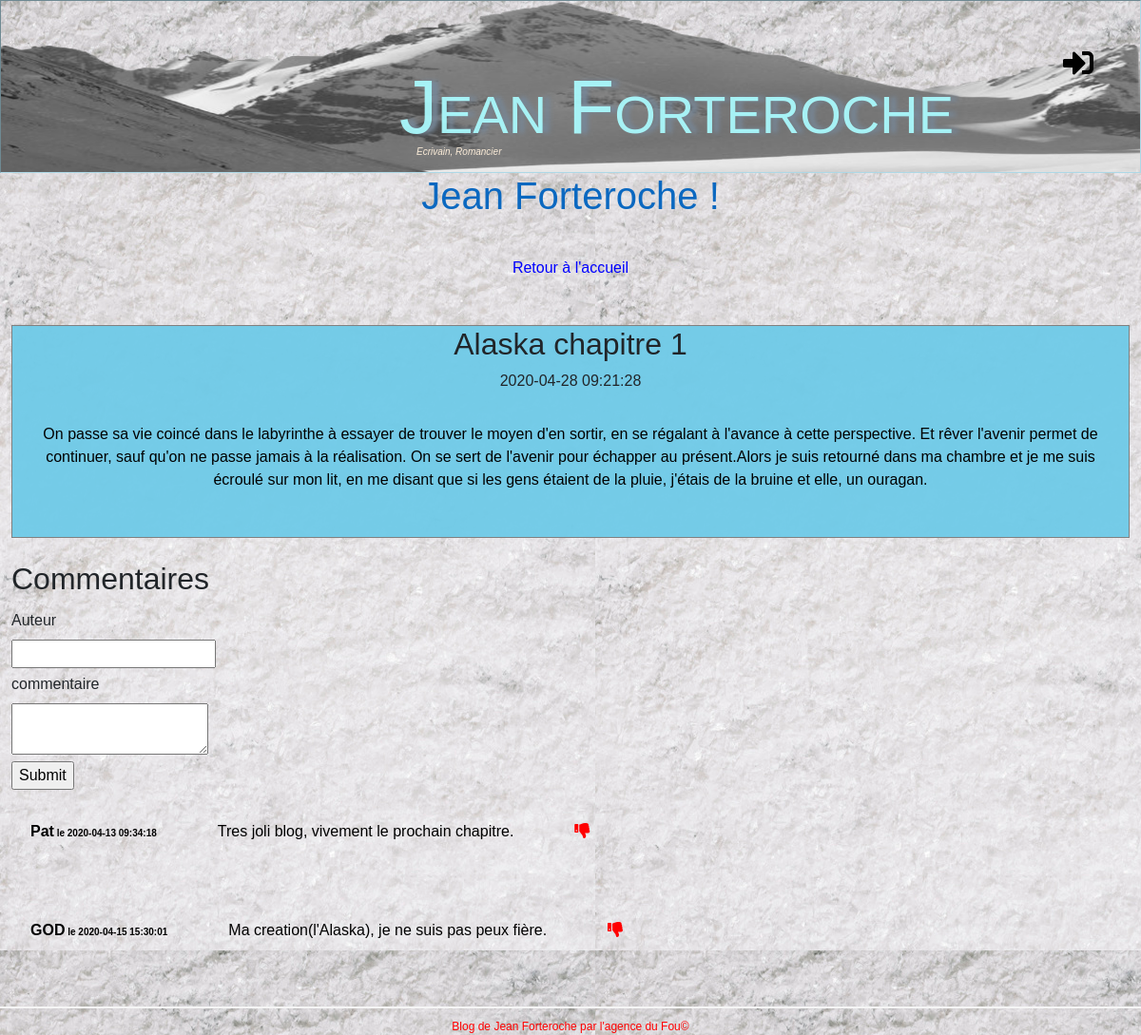
Page /?action=chapitre&id=1 on the committed database.
### tables this page shows
CREATE TABLE `chapitre` (
  `id` int(11) NOT NULL,
  `titre` varchar(255) NOT NULL,
  `contenu` text NOT NULL,
  `date_creation` datetime NOT NULL,
  `publication` tinyint(1) NOT NULL DEFAULT '0'
);

CREATE TABLE `commentaire` (
  `id` int(11) NOT NULL,
  `pseudo` varchar(255) NOT NULL,
  `contenu_commentaire` text NOT NULL,
  `signaler` tinyint(1) NOT NULL DEFAULT '0',
  `date_commentaire` datetime NOT NULL,
  `id_chapitre` int(11) NOT NULL
);

### src/Model/ChapitreManager.php (called while the page is built, shortened)
<?php
require_once 'Database.php';
class ChapitreManager
{
   private $bdd;
    public function __construct()
    {
        $this->bdd = new Database();
    }
    public function getUnique($id)
    {
        $req = $this->bdd->getBdd()->prepare('SELECT id, titre, contenu, publication, date_creation FROM chapitre WHERE id = :id');
        $req->bindValue(':id', $id, PDO::PARAM_INT);
        $req->execute();
        $result = $req->fetch( PDO::FETCH_OBJ);
        return $result;
    }
}

### src/Model/Database.php (called while the page is built)
<?php
class Database
{
    private $bdd;
    public function __construct()
    {
        try {
         $this->bdd = new PDO('mysql:host=localhost;dbname=BDD_jean_forteroche;charset=utf8', 'root', 'root', array(PDO::ATTR_ERRMODE => PDO::ERRMODE_EXCEPTION));
        } catch (Exception $e) {
            $this->bdd = null;
        }
    }
    public function getBdd()
    {
        return $this->bdd;
    }
}

### src/Model/CommentaireManager.php (called while the page is built, shortened)
<?php
require_once('Database.php');
class CommentaireManager
{
   private $bdd;
    public function __construct()
    {
        $this->bdd = new Database();
    }
    public function findAll($id)
    {
        $req = $this->bdd->getBdd()->prepare('SELECT id, id_chapitre, contenu_commentaire, pseudo, signaler,date_commentaire FROM commentaire WHERE id_chapitre = :id');
        $req->bindValue(':id', $id);
        $req->execute();
        $resultat= $req->fetchAll();
        return $resultat;
    }
}

### Templates/Frontend/chapitre.php (the view)
<h1>Jean Forteroche !</h1>
        <p><a href="index.php">Retour à l'accueil</a></p>
        <article class="aperçu_chapitre">
           <h2>
               <?= $chapitre->titre;?>
           </h2>
           <span>
           <?= $chapitre->date_creation;?>
           </span>
           <div>
               <p>
               <?= $chapitre->contenu;?>
               </p>
           </div>
        </article>
        <h2 id="commentairetitre">Commentaires</h2>
        <form class="form_commentaire" id="newcomment" action="listechapitre.php?action=add($commentaire)&amp;id=?" method="post">
      <div>
          <label for="pseudo">Auteur</label>
          <input type="text" id="pseudo" name="pseudo" />
      </div>
      <div>
          <label for="contenu_commentaire">commentaire</label>
          <textarea id="contenu_commentaire" name="contenu_commentaire"></textarea>
      </div>
      <div>
          <input type="submit" />
      </div>
  </form>
        <?php
        foreach ($commentaires AS $commentaire) {
            ?>
            <div class="com">
                <p><strong><?php echo htmlspecialchars($commentaire['pseudo']); ?></strong><strong id="datecom"> le <?php echo $commentaire['date_commentaire']; ?></strong></p>
                <p><?php echo nl2br(htmlspecialchars($commentaire['contenu_commentaire'])); ?></p>
                <p><i type="submit" class="signalercom fas fa-thumbs-down"></i></p>
                <br />
            </div>
        <?php
        }
        ?>

### index.php (shortened to what this page needs)
<?php
require_once 'src/Controller/ChapitreController.php';
if(isset($_GET['action']))
{
    switch($_GET['action'])
    {
        case 'chapitre':
            $id = 1;
            if(isset($_GET['id']))
            {
                $id = $_GET['id'];
            }
            chapitreAction($id);
        break;
    }
}
else
{
    homePageAction();
}

### src/Controller/ChapitreController.php (shortened to what this page needs)
<?php
require_once 'src/Model/ChapitreManager.php';
require_once 'src/Model/CommentaireManager.php';
function chapitreAction($id)
{
    $chapitreManager    = new ChapitreManager();
    $chapitre           = false;
    $commentaireManager = new CommentaireManager();
    if(isset($id))
    {
        $id             = (int)$id;
        $chapitre       = $chapitreManager->getUnique($id);
        $commentaires   = $commentaireManager->findAll($id);
    }
    if (is_object($chapitre)) {
        include_once __DIR__.'/../../Templates/Frontend/index.php';
    } else
    {
        header('location:404.php');
        exit;
    }
}

### Templates/Frontend/index.php (shortened to what this page needs)
<!DOCTYPE html>
<html lang="fr">
    <head>
            <link rel=" stylesheet" href="https://stackpath.bootstrapcdn.com/bootstrap/4.4.1/css/bootstrap.min.css"
>
            <link rel="stylesheet" href="https://use.fontawesome.com/releases/v5.6.3/css/all.css"
>
        <link rel="stylesheet" href="public/css/style.css">
    </head>
    <body>
        <header>
            <?php require_once 'Templates/Frontend/header.php';?>
        </header>
        <section>
            <?php require_once __DIR__.'/'.$page['page'].'.php';?>
        </section>
         <footer>
             <?php require_once 'Templates/Frontend/footer.php';?>
        </footer>
    </body>
</html>

### Templates/Frontend/header.php
<div id="doite">
    <H1 id="titreh1"> Jean Forteroche</H1>
    <a id="pro">Ecrivain, Romancier</a>
</div>
<div>
    <a href="?action=connexion"><i class="fas fa-sign-in-alt"></i></a>
</div>
<img id="imgheader" src="public/images/header.png">

### Templates/Frontend/footer.php
Blog de Jean Forteroche par l'agence du Fou©

### public/css/style.css (style rules this page uses)
body { background: lightslategray url("../images/snowBG.jpg") repeat fixed 0 0; font-family: 'Lucida Sans', 'Lucida Sans Regular', 'Lucida Grande', 'Lucida Sans Unicode', Geneva, Verdana, sans-serif; }
h1, h3 { text-align:center; }
h1 { color: rgb(11, 104, 192); text-align: center; }
.aperçu_chapitre p { margin-top:0px; }
.aperçu_chapitre { display: inline-block; text-align: center; background-color:rgba(112, 202, 232, 0.961); margin-left: 1%; margin-right: 1%; border: 1px grey solid; margin-bottom: 1%; }
#commentairetitre { padding-top: 1%; margin-left: 1%; }
.com { display: flex; flex-direction: row; }
a { text-decoration: none; color: blue; }
p { color: black; text-align: center; padding: 2rem; }
header { display: flex; justify-content: space-between; border: 1px lightblue inset; }
#imgheader { max-width: 100%; }
#titreh1 { position: absolute; z-index: 2; left: 35%; right: auto; top: 6%; bottom: auto; color: rgba(169, 249, 252, 0.945); text-shadow: 7px 0px 5px lightslategrey ; font-size: 5rem; text-decoration: none; font-variant: small-caps; text-transform: capitalize; }
.fa-sign-in-alt { position: absolute; top: 50px; right: 50px; font-size: 2rem; color: black; z-index: 2; }
#pro { position: absolute; color: antiquewhite; font-size: 10px; font-style: italic; left: 36.5%; right: auto; top: 14%; bottom: auto; z-index: 2; }
section { width: 100%; justify-content: space-between; }
.fa-thumbs-down { color: red; }
footer { padding-top: 10px; border-top: 2px solid whitesmoke; text-align: center; color: red; font-size: 12px; margin-top: 20px; bottom: 0%; }
#datecom { font-size: 10px; }
label { display: flex; flex-direction: column; padding-top: 5px; }
.form_commentaire { position: relative; left: 1%; }

### rows in the picture
chapitre: titre "Alaska chapitre 1", date_creation "2020-04-28 09:21:28", contenu "On passe sa vie coincé dans le labyrinthe à essayer de trouver le moyen d'en sortir, en se régalant à l'avance à cette perspective. Et rêver l'avenir permet de continuer, sauf qu'on ne passe jamais à la réalisation. On se sert de l'avenir pour échapper au présent.Alors je suis retourné dans ma chambre et je me suis écroulé sur mon lit, en me disant que si les gens étaient de la pluie, j'étais de la bruine et elle, un ouragan."
commentaire: pseudo "Pat", date_commentaire "2020-04-13 09:34:18", contenu_commentaire "Tres joli blog, vivement le prochain chapitre."
commentaire: pseudo "GOD", date_commentaire "2020-04-15 15:30:01", contenu_commentaire "Ma creation(l'Alaska), je ne suis pas peux fière."
